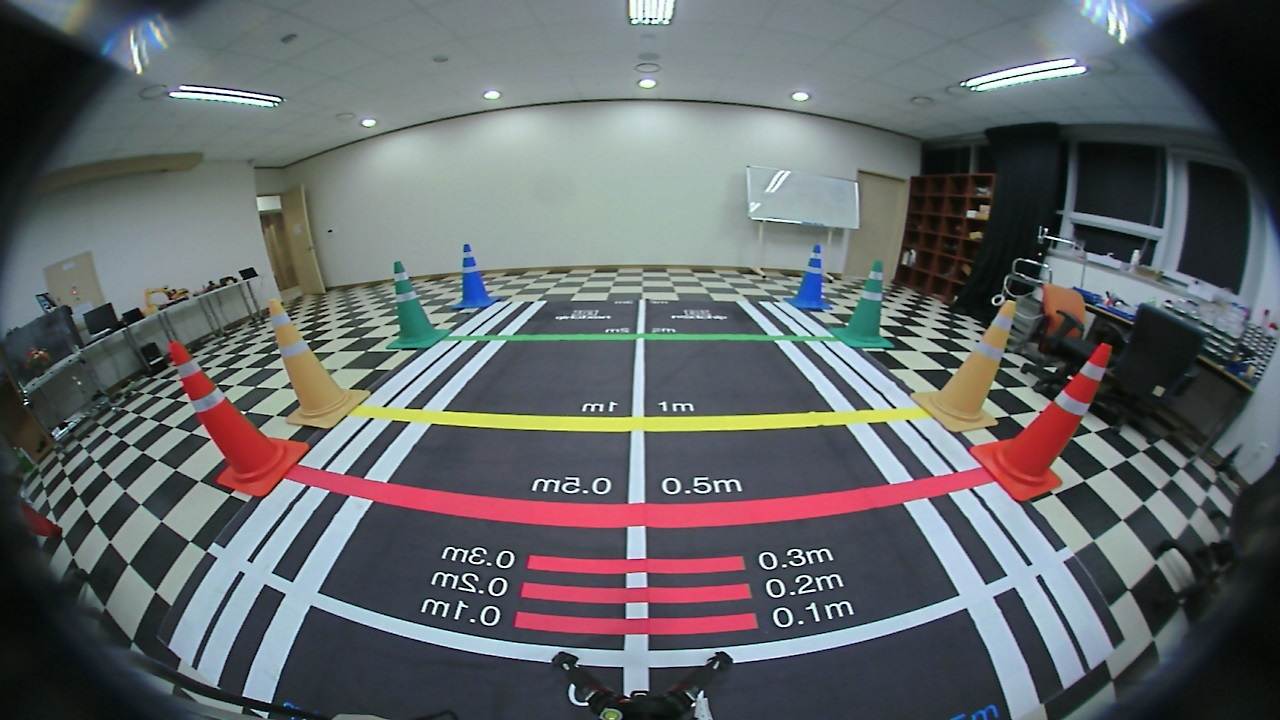
#> input picture LDC.jpg, 1280 x 720 px
$ python Do_ldc.py   (older library calls are emulated)
#> lines starting #> are read from the running program, lines starting #| are printed output that depends on the picture; after the words box and inside, x2 and y2 are one past the last pixel; in counts of white or black regions, pixels touching at a corner belong together
import numpy as np
import cv2
import math

img_color = cv2.imread( 'LDC.jpg', cv2.COLOR_BGR2RGB )
#> img_color is the input picture: shape (720, 1280, 3); mean B, G, R 105, 102.6, 98.8
#img_color = cv2.imread( 'img3.bmp', cv2.COLOR_BGR2RGB )
jpgheight, jpgwidth, jpgchannel = img_color.shape
#> jpgheight = 720; jpgwidth = 1280; jpgchannel = 3


img_margin = 10
sampling = 8
palZoom = 1
kwyval = 1
omegaRadian = 150*math.pi/180
rrMax = 400

OriMat = np.zeros((jpgheight, jpgwidth,2), np.float)
TgtMat = np.zeros((jpgheight, jpgwidth,2), np.float)
X,Y = np.meshgrid(np.arange(jpgwidth), np.arange(jpgheight))

img_Ox = jpgwidth/2
#> img_Ox = 640
img_Oy = jpgheight/2
#> img_Oy = 360

while kwyval > 0:
    OriMat = TgtMat = np.dstack([Y, X])
    for y in range(0,jpgheight,sampling):
        for x in range(0, jpgwidth,sampling):
            Dy = float(abs(OriMat[y][x][0] - img_Oy))
            Dx = float(abs(OriMat[y][x][1] - img_Ox))
            RR = math.sqrt((Dx * Dx) + (Dy * Dy))
            if Dx :
                theta = math.atan(Dy/Dx)
                Drg = theta*180/3.14
            else:
                Drg = 90
                theta = 90*math.pi/180

            CorrTmp = (rrMax) * math.tan(RR/rrMax)
            RR = CorrTmp/palZoom
            NewdY = RR * np.sin(theta)
            NewdX = RR * np.cos(theta)

            if y<img_Oy:
                TgtMat[y][x][0] = round(img_Oy - round(NewdY) )
            else:
                TgtMat[y][x][0] = round(img_Oy + round(NewdY))

            if x < img_Ox:
                TgtMat[y][x][1] = round(img_Ox - round(NewdX) )
            else:
                TgtMat[y][x][1] = round(img_Ox + round(NewdX))

            if x==0 and y==0:
                img_margin = 50
                palet_ww = img_margin + jpgwidth + img_margin
                palet_hh = img_margin + jpgheight + img_margin
                black_image = np.zeros((palet_hh, palet_ww, 3), np.uint8)
                cv2.rectangle(black_image, (img_margin, img_margin), (img_margin + jpgwidth, img_margin + jpgheight),(240, 240, 240), 1)
                cv2.circle(black_image, (img_margin + jpgwidth / 2, img_margin + jpgheight / 2), 3, (255, 0, 0), 1)

            if img_margin + int(TgtMat[y][x][1])>img_margin and img_margin + int(TgtMat[y][x][1])<1280+img_margin and img_margin + int(TgtMat[y][x][0])>img_margin and img_margin + int(TgtMat[y][x][0])<720+img_margin :
                black_image[img_margin + int(TgtMat[y][x][0]), img_margin + int(TgtMat[y][x][1]), 0]= img_color[y, x, 0]
                black_image[img_margin + int(TgtMat[y][x][0]), img_margin + int(TgtMat[y][x][1]), 1]= img_color[y, x, 1]
                black_image[img_margin + int(TgtMat[y][x][0]), img_margin + int(TgtMat[y][x][1]), 2]= img_color[y, x, 2]
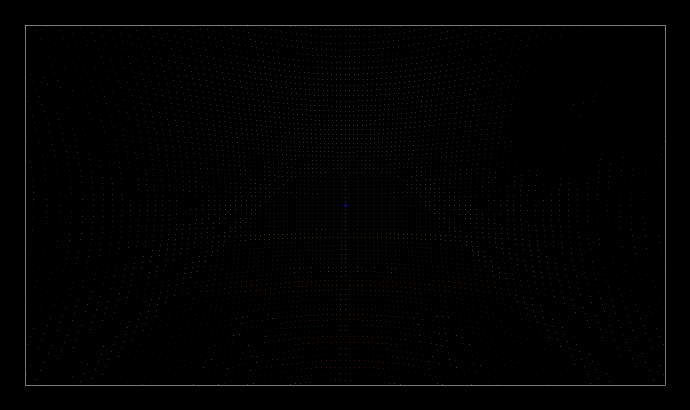
#> black_image: shape (820, 1380, 3) (shown at 1/2 size); mean B, G, R 1.5, 1.5, 1.5


    #black_image = cv2.resize(black_image, (0, 0), fx=palZoom, fy=palZoom)

    font = cv2.FONT_HERSHEY_SIMPLEX
#> font = 0
    TEXT = "key(%d) Max(%d) Zoom(%f) smpl(%d)" % (kwyval, rrMax, palZoom,sampling)

    cv2.putText(black_image, TEXT, (20, 50), font, 1, (255, 255, 255), 1)
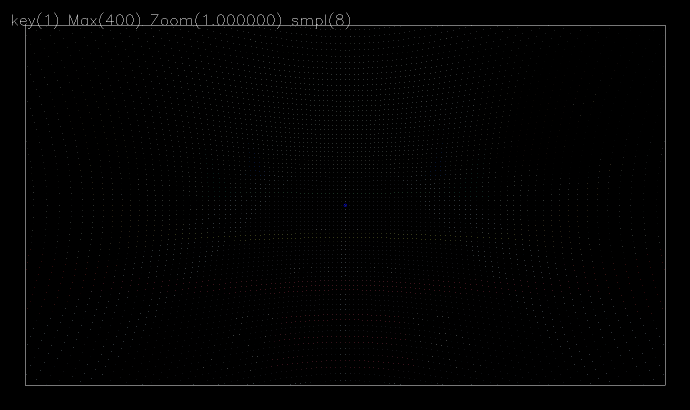
#> black_image: shape (820, 1380, 3) (shown at 1/2 size); 0.13% of pixels changed, all inside (x1, y1, x2, y2) = (24, 25, 700, 58)
    cv2.imshow("image", black_image)

    kwyval = cv2.waitKey()
#> (key Esc is pressed here)

    if kwyval==97:     # A
        rrMax += 50
    if kwyval == 122:  # S
        rrMax -= 50

    if kwyval == 115:  # S
        palZoom -=0.1
    if kwyval == 120:  # X
        palZoom +=0.1

    if kwyval == 100:
        sampling += 2
    if kwyval == 99 and sampling>2:
        sampling -= 2

    if kwyval == 113:
        kwyval = 0
